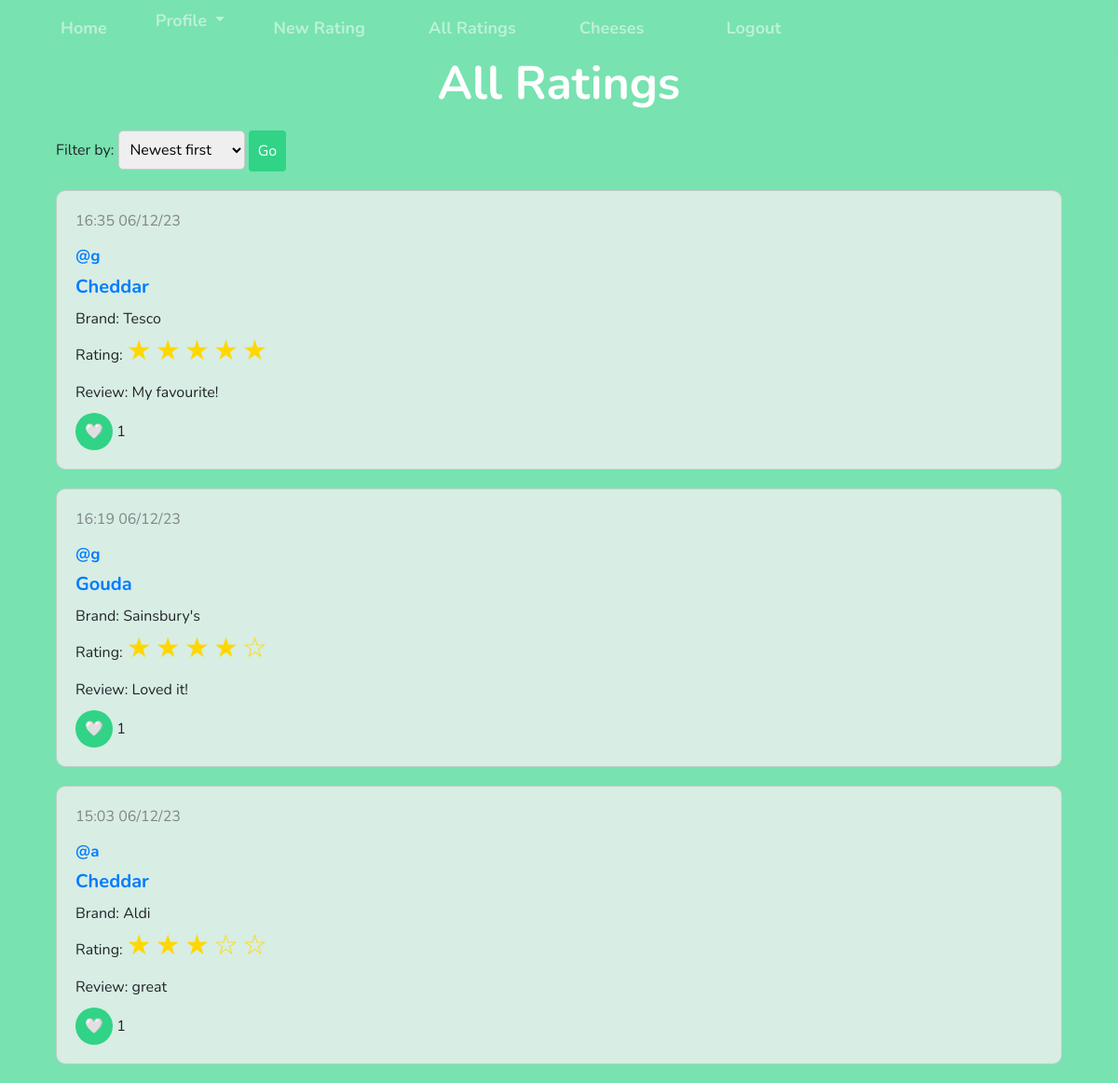
The page /all_ratings (signed in) on the database its author committed.
### app/models.py (models this page shows, shortened)
class Cheese(db.Model):
    id = db.Column(db.Integer, primary_key=True)
    name = db.Column(db.String(64), index=True, unique=False)

class Review(db.Model):
    id = db.Column(db.Integer, primary_key=True)
    cheese_id = db.Column(db.Integer, db.ForeignKey('cheese.id'))
    user_id = db.Column(db.Integer, db.ForeignKey('user.id'))
    date = db.Column(db.DateTime, index=True)
    brand = db.Column(db.String(50))
    review = db.Column(db.String(500))
    rating = db.Column(db.Integer)
    likes = db.Column(db.Integer, default=0)

### app/ratings.py (the view)
@ratings.route('/all_ratings')
@login_required
def all_ratings():
    review_filter_form=ReviewFilterForm()
    reviews_original=[]
    if request.method == 'GET' and 'submit' in request.args:
        selected_option = request.args.get('filter_option')
        review_filter_form.filter_option.default = selected_option
        review_filter_form.process()
    else:
        selected_option = 'newest-first'
    if selected_option == 'newest-first':
        reviews_original = Review.query.order_by(Review.date.desc()).all()
    elif selected_option == 'oldest-first':
        reviews_original = Review.query.order_by(Review.date.asc()).all()
    elif selected_option == 'highest-rated':
        reviews_original = Review.query.order_by(Review.rating.desc()).all()
    elif selected_option == 'lowest-rated':
        reviews_original = Review.query.order_by(Review.rating.asc()).all()
    elif selected_option == 'most-liked':
        reviews_original = Review.query.order_by(Review.likes.desc()).all()
    reviews=[]
    for entry in reviews_original:
        review={}
        review['id']=entry.id
        review['date']=entry.date.strftime("%H:%M %d/%m/%y")
        review['cheese']=Cheese.query.filter_by(id=entry.cheese_id).first().name
        review['user']=User.query.filter_by(id=entry.user_id).first().username
        review['brand']=entry.brand
        review['rating']=entry.rating
        review['review']=entry.review
        review['likes']=entry.likes
        reviews.append(review)
    return render_template('all_ratings.html', reviews=reviews, review_filter_form=review_filter_form)

### app/forms.py
class ReviewFilterForm(FlaskForm):
    filter_option = SelectField('Filter by: ', choices=[('newest-first', 'Newest first'), ('oldest-first', 'Oldest first'), ('highest-rated', 'Highest rated'), ('lowest-rated', 'Lowest rated'), ('most-liked', 'Most liked')], default='newest-first')
    submit = SubmitField('Go')

### app/__init__.py (called while the page is built)
@login_manager.user_loader
def load_user(user_id):
    return User.query.get(int(user_id))

@app.before_request
def initial_setup():
    filename = app.static_folder + '/cheeses.txt'
    get_cheeses(filename)

### app/get_cheeses.py (called while the page is built)
def get_cheeses(filename):
    with open(filename, 'r') as file:
        cheeses = file.readlines()
        for cheese_name in cheeses:
            cheese_name = cheese_name.strip()
            existing_cheese = Cheese.query.filter_by(name=cheese_name).first()
            if not existing_cheese:
                cheese = Cheese(name=cheese_name)
                db.session.add(cheese)
        db.session.commit()

### app/templates/all_ratings.html (shortened to what this page needs)
{% extends "base.html" %}
{% block content %}
<div class="container">
    <h1 class="page-title">All Ratings</h1>
    <div class="container-fluid">
        <div class="row">
            <div class="col-12">
                <form class="filter-select" method="GET" action="{{ url_for('ratings.all_ratings') }}">
                    {{ review_filter_form.filter_option.label }} {{ review_filter_form.filter_option }}
                    {{ review_filter_form.submit (class="btn btn-success go-button") }}
                </form>
            </div>
        </div>
        <div class="row">
            <div class="col-12">
                {% for review in reviews %}
                <div class="card">
                    <div class="card-body">
                        <p class="card-text-datetime">{{ review.date }}</p>
                        <h5 class="card-text-username"><a href="{{ url_for ('ratings.user_ratings', username=review.user) }}">@{{ review.user }}</a></h5>
                        <h6 class="card-text-cheese"><a href="{{ url_for ('cheeses.cheese_profile', cheese=review.cheese.lower().replace(' ', '-')) }}">{{ review.cheese }}</a></h6>
                        <p class="card-text-brand">Brand: {{ review.brand }}</p>
                        <p class="card-text">Rating:
                            {% for i in range(review.rating) %}
                            <span class="review-stars">&#9733;</span>
                            {% endfor %}
                            {% for i in range(5 - review.rating) %}
                            <span class="review-stars">&#9734;</span>
                        {% endfor %}
                        <p class="card-text">Review: {{ review.review }}</p>
                        <button class="like-button" review-id="{{ review.id }}">
                            &#129293;
                        </button>
                        <span id="likes-{{ review.id }}">{{ review.likes }}</span>
                    </div>
                </div>
                {% endfor %}
            </div>
        </div>
    </div>
</div>
{% endblock %}

### app/static/formatting.css (style rules this page uses)
.page-title { color: #ffffff; font-size: 50px; text-align: center; font-weight: bold; margin-bottom: 20px; }
.form-group input, select, textarea { padding: 8px; border-radius: 5px; border: 1px solid #ccc; }
.form-group input[type="submit"], .go-button, .go-button:hover { padding: 10px; background-color: #31d386; color: white; border: none; cursor: pointer; }
.card { background-color: rgba(240, 240, 240, 0.8); backdrop-filter: blur(5px); border-radius: 10px; margin-bottom: 20px; }
.card-body { padding: 20px; }
.card-text { margin-bottom: 10px; }
.card-text-datetime { color: #818589; }
.card-text-username { font-size: 17px; font-weight: bold; margin-bottom: 10px; }
.card-text-cheese { font-size: 20px; font-weight:bold; margin-bottom: 10px; }
.card-text-brand { margin-bottom: 0px; }
.review-stars { color: gold; font-size: 30px; }
.like-button { width: 40px; height: 40px; border-radius: 50%; background-color: #31d386; border: none; cursor: pointer; align-items: center; }
.filter-select { margin-bottom: 20px; }
body { background-color: #78e2b0; font-family: 'Nunito'; font-size: 16px; }

### rows shown on the page
Cheese: cheese "Cheddar" "Cheddar"
Review: brand "Tesco", review "My favourite!"
Cheese: cheese "Gouda"
Review: brand "Sainsbury's", review "Loved it!"
Review: brand "Aldi", review "great"

### other values the page prints
{{ review_filter_form.filter_option.label }} "Filter by:"
{{ review.date }} "16:35 06/12/23" "16:19 06/12/23" "15:03 06/12/23"
{{ review.user }} "g" "g" "a"
{{ review.likes }} "1" "1" "1"
